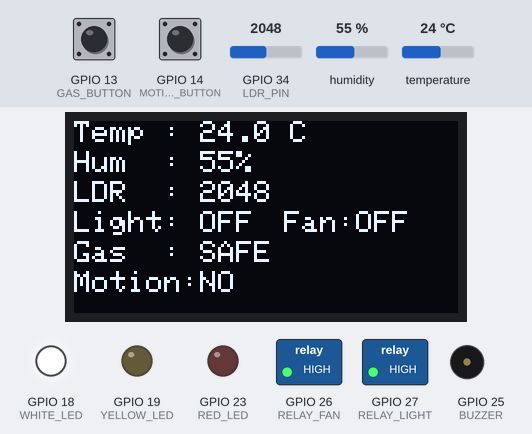
The sketch below on a simulated ESP32. Shown: 128×64 one-colour display, switched loads named in the sketch (green lamp = pin HIGH), output pins drawn as LEDs (lit = HIGH), buzzer (waves = sounding). The inputs (shaded band) are chosen by the test bench; at power-on: temperature 24 °C, GPIO 34 (LDR_PIN) = 2048, GPIO 13 (GAS_BUTTON) HIGH, GPIO 14 (MOTION_BUTTON) HIGH, humidity 55 %. WiFi joins after 1.5 s; servers stay silent unless stated; random numbers use the default seed unless the sketch sets one; no MQTT or app messages arrive unless stated; what the sketch prints to the serial monitor is not drawn.

Above: at 5.8 s.
5.9 s: temperature set to 28 °C
At 8.0 s:
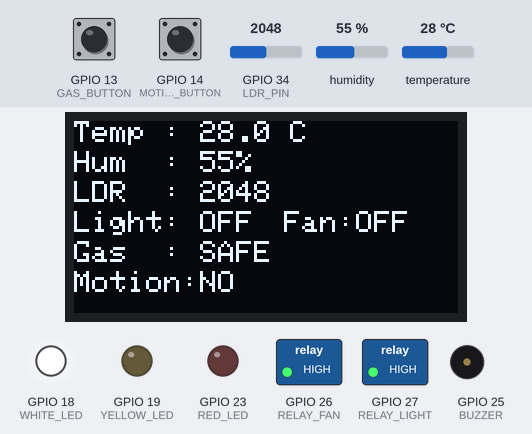
8.3 s: temperature set to 31 °C
At 10.0 s:
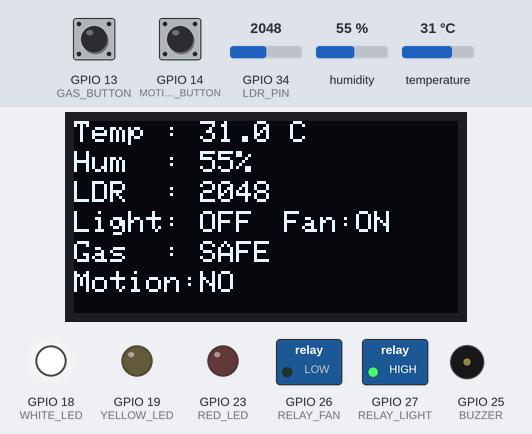
10.5 s: GPIO 34 (LDR_PIN) set to 1873
At 11.6 s:
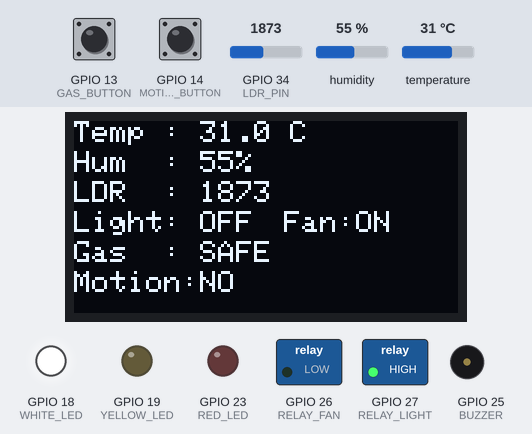
12.1 s: GPIO 34 (LDR_PIN) set to 1737
At 12.8 s:
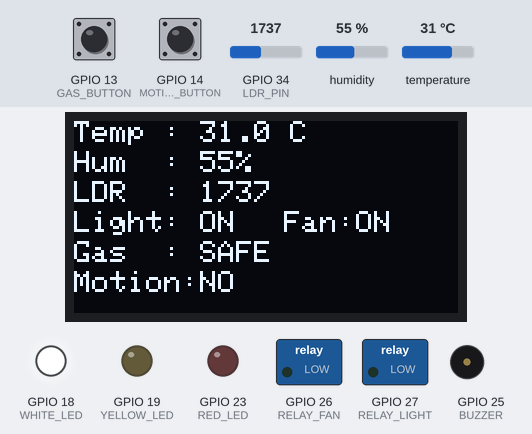
13.7 s: GPIO 13 (GAS_BUTTON) pulled LOW for 0.65 s
At 14.3 s:
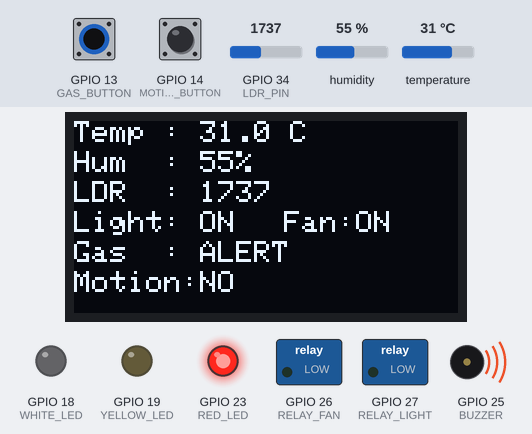
15.9 s: GPIO 14 (MOTION_BUTTON) pulled LOW for 0.65 s
At 16.4 s:
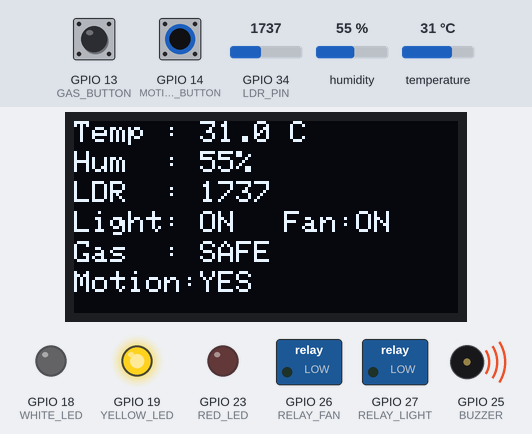
Timing chart, 0 to 18.9 s (numbered marks = the images above; inputs shaded):
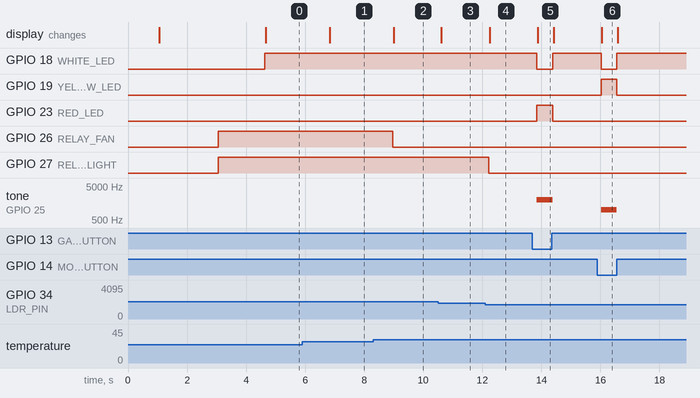

Measured:
- the behaviour switches between 29 and 30 °C on temperature (found by bisection; images 1 and 2)
- the behaviour switches between 1800 and 1799 on GPIO 34 (LDR_PIN) (found by bisection; images 3 and 4)
- after the input at 5.9 s, the display: changes after 0.93 s (image 1)
- after the input at 8.3 s, GPIO 26 (RELAY_FAN): HIGH → LOW after 0.68 s; the display: changes after 0.70 s (image 2)
- after the input at 10.5 s, the display: changes after 0.11 s (image 3)
- after the input at 12.1 s, GPIO 27 (RELAY_LIGHT): HIGH → LOW after 0.12 s; the display: changes after 0.14 s (image 4)
- after the input at 13.7 s, GPIO 18 (WHITE_LED): HIGH → LOW after 0.15 s, → HIGH 0.54 s later; GPIO 23 (RED_LED): LOW → HIGH after 0.15 s, → LOW 0.54 s later; tone on GPIO 25 (BUZZER): silent → 2000 Hz after 0.15 s, → silent 0.54 s later; the display: changes after 0.18 s (image 5)
- after the input at 15.9 s, GPIO 18 (WHITE_LED): HIGH → LOW after 0.12 s, → HIGH 0.54 s later; GPIO 19 (YELLOW_LED): LOW → HIGH after 0.12 s, → LOW 0.54 s later; tone on GPIO 25 (BUZZER): silent → 1000 Hz after 0.12 s, → silent 0.54 s later; the display: changes after 0.15 s (image 6)

The sketch:

Full_IoT_Home_Automation_Hub.ino
```cpp
#include <WiFi.h>
#include <WebServer.h>
#include <PubSubClient.h>

#include <Wire.h>
#include <Adafruit_GFX.h>
#include <Adafruit_SSD1306.h>

#include <DHT.h>

#define SCREEN_WIDTH 128
#define SCREEN_HEIGHT 64

Adafruit_SSD1306 display(SCREEN_WIDTH, SCREEN_HEIGHT, &Wire, -1);

const char* ssid = "J/20073-2.4G";
const char* password = "qwerty12";

WiFiClient espClient;
PubSubClient mqttClient(espClient);

const char* mqttServer = "broker.hivemq.com";
const int mqttPort = 1883;
const char* mqttTopic = "ece/shobhit/homeautomation2026";

WebServer server(80);

// ---------------- DHT ----------------
#define DHTPIN 4
#define DHTTYPE DHT11
DHT dht(DHTPIN, DHTTYPE);

// ---------------- Pins ----------------
#define LDR_PIN 34

#define RELAY_LIGHT 27
#define RELAY_FAN   26

#define WHITE_LED   18
#define YELLOW_LED  19
#define RED_LED     23

#define BUZZER 25

#define GAS_BUTTON    13
#define MOTION_BUTTON 14

// ---------------- Variables ----------------
float temperature = 0;
float humidity = 0;

int lightValue = 0;

bool lightState = false;
bool fanState = false;

bool gasDetected = false;
bool motionDetected = false;

// ---------------- HTML Page ----------------
String webpage() {

String html="<!DOCTYPE html><html>";

html+="<head>";

html+="<meta http-equiv='refresh' content='2'>";

html+="<title>ESP32 Home Automation Hub</title>";

html+="<style>";

html+="body{font-family:Arial;background:#ECECEC;text-align:center;}";

html+="table{margin:auto;border-collapse:collapse;}";

html+="th,td{padding:12px;border:1px solid black;font-size:20px;}";

html+="th{background:#0077B6;color:white;}";

html+="h2{color:#023E8A;}";

html+="</style>";

html+="</head>";

html+="<body>";

html+="<h2>ESP32 Home Automation Hub</h2>";

html+="<table>";

html+="<tr><th>Parameter</th><th>Status</th></tr>";

html+="<tr><td>Temperature</td><td>";
html+=String(temperature,1);
html+=" C</td></tr>";

html+="<tr><td>Humidity</td><td>";
html+=String(humidity,0);
html+=" %</td></tr>";

html+="<tr><td>LDR</td><td>";
html+=String(lightValue);
html+="</td></tr>";

html+="<tr><td>Light</td><td>";
html+=(lightState?"ON":"OFF");
html+="</td></tr>";

html+="<tr><td>Fan</td><td>";
html+=(fanState?"ON":"OFF");
html+="</td></tr>";

html+="<tr><td>Gas</td><td>";
html+=(gasDetected?"ALERT":"SAFE");
html+="</td></tr>";

html+="<tr><td>Motion</td><td>";
html+=(motionDetected?"YES":"NO");
html+="</td></tr>";

html+="</table>";

html+="<br>";

html+="<h3>Summer Training Project</h3>";

html+="</body></html>";

return html;

}
void connectMQTT() {

  while (!mqttClient.connected()) {

    Serial.print("Connecting to MQTT...");

    String clientId = "ESP32HomeHub-";
    clientId += String(random(0xffff), HEX);

    if (mqttClient.connect(clientId.c_str())) {

      Serial.println("Connected");

    } else {

      Serial.print("Failed, rc=");
      Serial.print(mqttClient.state());
      Serial.println(" Retry in 5 sec");

      delay(5000);
    }
  }
}
void setup() {

  Serial.begin(115200);
  delay(1000);

  Serial.println();
  Serial.println("ESP32 Home Automation Hub");
  Serial.println("--------------------------");


  // ---------------- DHT ----------------
  dht.begin();

  // ---------------- I2C OLED ----------------
  Wire.begin(21, 22);

  if (!display.begin(SSD1306_SWITCHCAPVCC, 0x3C)) {
    Serial.println("OLED initialization failed!");
    while (true);
  }

  display.clearDisplay();
  display.setTextColor(SSD1306_WHITE);

  display.setTextSize(2);
  display.setCursor(18, 18);
  display.println("HOME");
  display.setCursor(25, 42);
  display.println("HUB");
  display.display();

  delay(2000);

  display.clearDisplay();

  // ---------------- Pin Modes ----------------
  pinMode(RELAY_LIGHT, OUTPUT);
  pinMode(RELAY_FAN, OUTPUT);

  pinMode(WHITE_LED, OUTPUT);
  pinMode(YELLOW_LED, OUTPUT);
  pinMode(RED_LED, OUTPUT);

  pinMode(BUZZER, OUTPUT);

  pinMode(GAS_BUTTON, INPUT_PULLUP);
  pinMode(MOTION_BUTTON, INPUT_PULLUP);

  // Active LOW relay modules
  digitalWrite(RELAY_LIGHT, HIGH);
  digitalWrite(RELAY_FAN, HIGH);

  digitalWrite(WHITE_LED, LOW);
  digitalWrite(YELLOW_LED, LOW);
  digitalWrite(RED_LED, LOW);

  noTone(BUZZER);

  // ---------------- WiFi ----------------
  Serial.print("Connecting to WiFi");

  WiFi.begin(ssid, password);

  while (WiFi.status() != WL_CONNECTED) {
    delay(500);
    Serial.print(".");
  }

  Serial.println();
  Serial.println("WiFi Connected!");
  mqttClient.setServer(mqttServer, mqttPort);
  connectMQTT();
  Serial.print("IP Address: ");
  Serial.println(WiFi.localIP());

  // ---------------- Web Server ----------------
  server.on("/", []() {
    server.send(200, "text/html", webpage());
  });

  server.begin();

  Serial.println("Web Server Started");
  Serial.println("--------------------------");
}
void loop() {

  // ----------- Read Sensors -----------
  temperature = dht.readTemperature();
  humidity = dht.readHumidity();

  if (isnan(temperature)) temperature = 0;
  if (isnan(humidity)) humidity = 0;

  lightValue = analogRead(LDR_PIN);

  gasDetected = (digitalRead(GAS_BUTTON) == LOW);
  motionDetected = (digitalRead(MOTION_BUTTON) == LOW);

  // ----------- Automation -----------

  // Light Control
  if (lightValue < 1800)
    lightState = true;
  else
    lightState = false;

  // Fan Control
  if (temperature >= 30)
    fanState = true;
  else
    fanState = false;

  // ----------- Relay Control (Active LOW) -----------
  digitalWrite(RELAY_LIGHT, !lightState);
  digitalWrite(RELAY_FAN, !fanState);

  // ----------- LEDs & Buzzer -----------

  digitalWrite(WHITE_LED, LOW);
  digitalWrite(YELLOW_LED, LOW);
  digitalWrite(RED_LED, LOW);

  noTone(BUZZER);

  if (gasDetected) {

    digitalWrite(RED_LED, HIGH);

    tone(BUZZER, 2000);

  }

  else if (motionDetected) {

    digitalWrite(YELLOW_LED, HIGH);

    tone(BUZZER, 1000);

  }

  else {

    digitalWrite(WHITE_LED, HIGH);

  }

  // ----------- OLED Display -----------

  display.clearDisplay();

  display.setTextSize(1);

  display.setCursor(0, 0);
  display.print("Temp : ");
  display.print(temperature, 1);
  display.println(" C");

  display.setCursor(0, 10);
  display.print("Hum  : ");
  display.print(humidity, 0);
  display.println("%");

  display.setCursor(0, 20);
  display.print("LDR  : ");
  display.print(lightValue);

  display.setCursor(0, 30);
  display.print("Light: ");
  display.println(lightState ? "ON" : "OFF");

  display.setCursor(70, 30);
  display.print("Fan:");
  display.print(fanState ? "ON" : "OFF");

  display.setCursor(0, 40);
  display.print("Gas  : ");
  display.println(gasDetected ? "ALERT" : "SAFE");

  display.setCursor(0, 50);
  display.print("Motion:");
  display.println(motionDetected ? "YES" : "NO");

  display.display();

  // ----------- Serial Monitor -----------

  Serial.print("Temp=");
  Serial.print(temperature, 1);

  Serial.print("  Hum=");
  Serial.print(humidity, 0);

  Serial.print("  LDR=");
  Serial.print(lightValue);

  Serial.print("  Light=");
  Serial.print(lightState ? "ON" : "OFF");

  Serial.print("  Fan=");
  Serial.print(fanState ? "ON" : "OFF");

  Serial.print("  Gas=");
  Serial.print(gasDetected ? "ALERT" : "SAFE");

  Serial.print("  Motion=");
  Serial.println(motionDetected ? "YES" : "NO");

  if (!mqttClient.connected()) {
  connectMQTT();
}

mqttClient.loop();

String json = "{";
json += "\"temperature\":" + String(temperature,1) + ",";
json += "\"humidity\":" + String(humidity,0) + ",";
json += "\"ldr\":" + String(lightValue) + ",";
json += "\"light\":\"" + String(lightState ? "ON" : "OFF") + "\",";
json += "\"fan\":\"" + String(fanState ? "ON" : "OFF") + "\",";
json += "\"gas\":\"" + String(gasDetected ? "ALERT" : "SAFE") + "\",";
json += "\"motion\":\"" + String(motionDetected ? "YES" : "NO") + "\"";
json += "}";

boolean success = mqttClient.publish(mqttTopic, json.c_str());

if (success) {
  Serial.println("MQTT Publish SUCCESS");
} else {
  Serial.println("MQTT Publish FAILED");
}

Serial.println(json);
  // ----------- Web Server -----------
  server.handleClient();

  delay(500);
}
```
